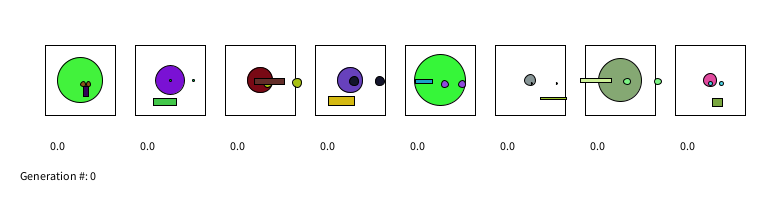
Frame 1 (no input)
Frame 60 (the mouse pressed at the canvas centre just before this capture): identical to frame 1, image omitted
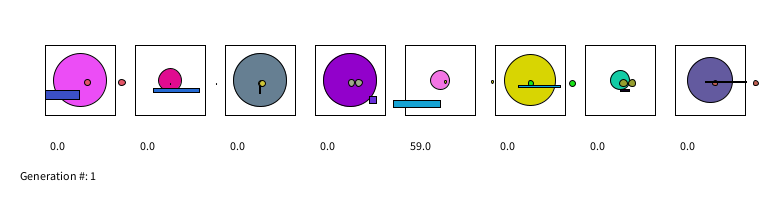
Frame 120 (the mouse held since frame 60 and released just before this capture)

The Processing sketch that drew these frames (run headless with seeded random() and noise(); from frame 60 on, the mouse is pressed at the canvas centre):

// Processing sketch: InteractiveSelectionArtGA
// ── InteractiveSelectionArtGA.pde
class DNA {
  float[] genes;
  int len ;

  DNA crossover(DNA partner) {
    DNA child = new DNA(min(partner.len, len));
    int crossoverpoint = int(random(0, min(len, partner.len)));

    for (int i = 0; i < min(partner.len, len); i++) {
      if (i < crossoverpoint) child.genes[i] = partner.genes[i];
      else child.genes[i] = genes[i];
    }
    return child;
  }

  void mutate(float mutation_rate) {
    for (int i = 0; i <len; i++) {
      if (random(1) < mutation_rate) genes[i] = random(0, 1);
    }
  }

  DNA(int len) {
    genes = new float[len];
    this.len = len;
    for (int i = 0; i < genes.length; i++) {
      genes[i] = random(0, 1);
    }
  }
}


class Face { 

  DNA dna;
  float fitness;

  Face() {
    dna = new DNA(20);
    fitness = 0;
  }

  void display(float x, float y) {
    pushMatrix();
    translate(x, y);
    colorMode(RGB, 1);

    float r = map(dna.genes[0], 0, 1, 0, 70);
    color c = color(dna.genes[1], dna.genes[2], dna.genes[3]);
    float eye_y = map(dna.genes[4], 0, 1, 0, 5);
    float eye_x = map(dna.genes[5], 0, 1, 0, 10);
    float eye_size = map(dna.genes[6], 0, 1, 0, 10);
    color eyecolor = color(dna.genes[7], dna.genes[8], dna.genes[9]);
    color mouthColor = color(dna.genes[10], dna.genes[11], dna.genes[12]);
    float mouth_y = map(dna.genes[13], 0, 1, 0, 25);
    float mouth_x = map(dna.genes[14], 0, 1, -25, 25);
    float mouthw = map(dna.genes[15], 0, 1, 0, 50);
    float mouthh = map(dna.genes[16], 0, 1, 0, 10);

    rectMode(CENTER);

    fill(c);
    ellipse(0, 0, r, r);

    fill(eyecolor);
    ellipse(eye_x, eye_y, eye_size, eye_size);
    ellipse(eye_x + mouthw, eye_y, eye_size, eye_size);

    fill(mouthColor);

    rect(mouth_x, mouth_y, mouthw, mouthh);
    popMatrix();  
}
}

class Population {
  Face[] population;
  ArrayList<Face> mating_pool;
  float mutation_rate;
  int generation_count;

  Population(int size, float mutation_count) {
    population = new Face[size];
    this.mutation_rate = mutation_count;

    for (int i = 0; i <population.length; i++) {
      population[i] = new Face();
    }
  }
  void selection() {
    mating_pool = new ArrayList<Face>();
    for (int i = 0; i<population.length; i++) {
      int n = int(population[i].fitness * 100);
      for (int j = 0; j<n; j++) {
        mating_pool.add(population[i]);
      }
    }
  }
  void evolve() {
   selection();
   reproduction();
   generation_count++;
  }

  void display() {
   for(int i = 0; i < min((width-20)/90, population.length); i++) {
    rectMode(CENTER);
    fill(0,0);
    rect(80 + i*90, 80, 70,70);
    population[i].display(80 + i * 90, 80);
    
    
   colorMode(RGB, 255);
   fill(0);
    
    text("" + population[i].fitness ,50+i*90, 150);
   }
   colorMode(RGB, 255);
   fill(0);
   text("Generation #: "+generation_count, 20, height-20);
   
  }

  void rollover(float x, float y) {
   if(y > 45 && y < 115 && x > 10 && x < width-10) {
          int pos = int((x-10)/90);
          if(pos < population.length){
             population[pos].fitness++; 
          }
     
   }
  }

  void reproduction() {
    if (mating_pool.size() == 0) {
      for (int i = 0; i <population.length; i++) {
        population[i] = new Face();
      }
    } else {
      for(int i = 0; i<population.length; i++) {
       int a = int(random(mating_pool.size()));
       int b = int(random(mating_pool.size()));
       
       Face parentA = mating_pool.get(a);
       Face parentB = mating_pool.get(b);
       
       Face child = new Face();
       child.dna = parentA.dna.crossover(parentB.dna);
       population[i] = child;
       population[i].dna.mutate(mutation_rate);
      }
      
    }
  }
}



Population population;

void setup() {
  size(780, 200);
  float mutationRate = 0.05;
  population =new Population(10, mutationRate);
}

void draw() {
  background(255);
  population.display();
  
  population.rollover(mouseX, mouseY);
}

void mousePressed() {
 population.evolve(); 
}
